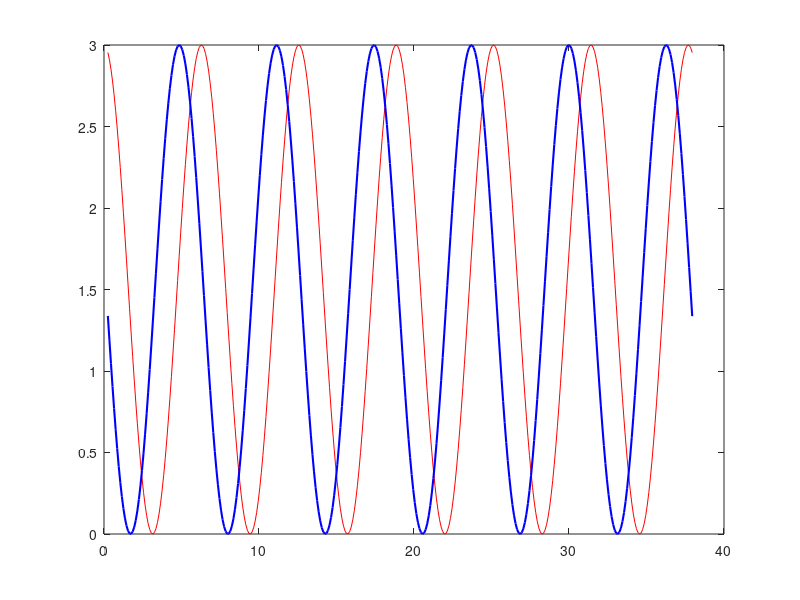

Write MATLAB code to recreate this figure.
%
length_plate=38.0;
width=12.5;
height_plate = 3.0;
spacing_y=0.5;
spacing_x = 0.5;
omega=1.0;
Firstphase_1=1.57;
Firstphase_2=3.0;
incrementstep=0.1;
filename='ArchitectureData.txt';
parameters=[length_plate,width,height_plate,spacing_y,spacing_x,omega,Firstphase_1,Firstphase_2];
%
xarray= [spacing_x/2:incrementstep:length_plate];
yarray= [spacing_y/2:incrementstep:width];
zarray_1=(height_plate/2)*sin(omega*xarray+Firstphase_1)+(height_plate/2);
zarray_2=(height_plate/2)*sin(omega*xarray+Firstphase_2)+(height_plate/2);
plot(xarray,zarray_1,'r',xarray,zarray_2,'-b','LineWidth',1.5,'MarkerSize',10);
print(gcf,'-dpng','Architecture.png');
fileID=fopen(filename,'wt');
fprintf(fileID,'length_plate,width,height_plate,spacing_y,spacing_x,omega,Firstphase_1,Firstphase_2\n');
fprintf(fileID,'%6.1f,%6.1f,%6.1f,%6.1f,%6.1f,%6.1f,%6.1f,%6.1f\n',parameters);
fclose(fileID);